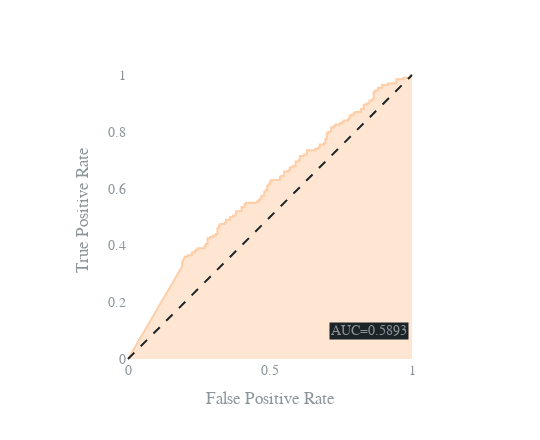

The notebook cell saved with this chart:
### Code cell
# Show AUC-ROC curve
dog_wolf.plot_roc_curve()

### Figure 1 — Plotly figure (JSON) as saved in the notebook; plotly's stock layout.template omitted (floating-point values rounded to 4 significant figures; data arrays with more than 128 entries replaced by an {"elided": "..."} marker saying what was removed)
{"data": [{"fillpattern": {"shape": ""}, "hovertemplate": "False Positive Rate=%{x}<br>True Positive Rate=%{y}<extra></extra>", "legendgroup": "", "line": {"color": "#FECEA8"}, "marker": {"symbol": "circle"}, "mode": "lines", "name": "", "orientation": "v", "showlegend": false, "stackgroup": "1", "type": "scatter", "x": {"elided": "155 float values"}, "xaxis": "x", "y": {"elided": "155 float values"}, "yaxis": "y"}], "layout": {"annotations": [{"bgcolor": "#1D2427", "font": {"color": "#8B959A"}, "showarrow": false, "text": "AUC=0.5893", "x": 0.85, "y": 0.1}], "font": {"color": "#8B959A", "family": "Tahoma", "size": 14}, "height": 440, "legend": {"tracegroupgap": 0}, "margin": {"t": 60}, "paper_bgcolor": "rgba(0, 0, 0, 0)", "plot_bgcolor": "rgba(0, 0, 0, 0)", "shapes": [{"line": {"color": "#1D2427", "dash": "dash"}, "type": "line", "x0": 0, "x1": 1, "y0": 0, "y1": 1}], "title": {"font": {"color": "#8B959A"}}, "width": 540, "xaxis": {"anchor": "y", "constrain": "domain", "domain": [0, 1], "showgrid": false, "title": {"text": "False Positive Rate"}}, "yaxis": {"anchor": "x", "domain": [0, 1], "scaleanchor": "x", "scaleratio": 1, "showgrid": false, "title": {"text": "True Positive Rate"}}}}
